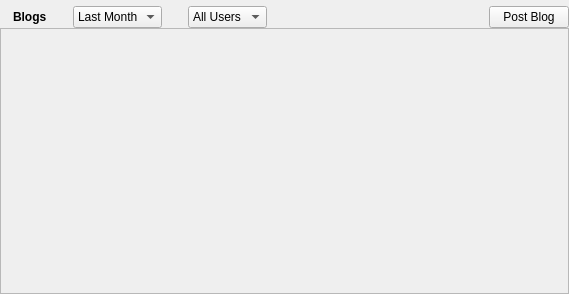
<ui version="4.0" >
 <class>BlogDialog</class>
 <widget class="QWidget" name="BlogDialog" >
  <property name="geometry" >
   <rect>
    <x>0</x>
    <y>0</y>
    <width>569</width>
    <height>294</height>
   </rect>
  </property>
  <property name="windowTitle" >
   <string>Form</string>
  </property>
  <property name="toolTip" >
   <string/>
  </property>
  <layout class="QVBoxLayout" >
   <property name="spacing" >
    <number>0</number>
   </property>
   <property name="margin" >
    <number>0</number>
   </property>
   <item>
    <layout class="QHBoxLayout" >
     <property name="spacing" >
      <number>6</number>
     </property>
     <property name="leftMargin" >
      <number>0</number>
     </property>
     <property name="topMargin" >
      <number>6</number>
     </property>
     <property name="rightMargin" >
      <number>0</number>
     </property>
     <item>
      <widget class="QLabel" name="label" >
       <property name="maximumSize" >
        <size>
         <width>16</width>
         <height>16</height>
        </size>
       </property>
       <property name="font" >
        <font>
         <weight>75</weight>
         <bold>true</bold>
        </font>
       </property>
       <property name="text" >
        <string/>
       </property>
       <property name="pixmap" >
        <pixmap resource="images.qrc" >:/images/kblogger.png</pixmap>
       </property>
       <property name="scaledContents" >
        <bool>true</bool>
       </property>
      </widget>
     </item>
     <item>
      <widget class="QLabel" name="label_2" >
       <property name="font" >
        <font>
         <weight>75</weight>
         <bold>true</bold>
        </font>
       </property>
       <property name="text" >
        <string>Blogs</string>
       </property>
      </widget>
     </item>
     <item>
      <spacer>
       <property name="orientation" >
        <enum>Qt::Horizontal</enum>
       </property>
       <property name="sizeType" >
        <enum>QSizePolicy::Preferred</enum>
       </property>
       <property name="sizeHint" stdset="0" >
        <size>
         <width>20</width>
         <height>20</height>
        </size>
       </property>
      </spacer>
     </item>
     <item>
      <widget class="QComboBox" name="periodComboBox" >
       <item>
        <property name="text" >
         <string>Last Month</string>
        </property>
        <property name="icon" >
         <iconset resource="images.qrc" >
          <normaloff>:/images/view_calendar_month.png</normaloff>:/images/view_calendar_month.png</iconset>
        </property>
       </item>
       <item>
        <property name="text" >
         <string>Last Week</string>
        </property>
        <property name="icon" >
         <iconset resource="images.qrc" >
          <normaloff>:/images/view_calendar_week.png</normaloff>:/images/view_calendar_week.png</iconset>
        </property>
       </item>
       <item>
        <property name="text" >
         <string>Last Day</string>
        </property>
        <property name="icon" >
         <iconset resource="images.qrc" >
          <normaloff>:/images/view_calendar_day.png</normaloff>:/images/view_calendar_day.png</iconset>
        </property>
       </item>
      </widget>
     </item>
     <item>
      <spacer>
       <property name="orientation" >
        <enum>Qt::Horizontal</enum>
       </property>
       <property name="sizeType" >
        <enum>QSizePolicy::Preferred</enum>
       </property>
       <property name="sizeHint" stdset="0" >
        <size>
         <width>20</width>
         <height>20</height>
        </size>
       </property>
      </spacer>
     </item>
     <item>
      <widget class="QComboBox" name="usersComboBox" >
       <item>
        <property name="text" >
         <string>All Users</string>
        </property>
        <property name="icon" >
         <iconset resource="images.qrc" >
          <normaloff>:/images/user/identity16.png</normaloff>:/images/user/identity16.png</iconset>
        </property>
       </item>
       <item>
        <property name="text" >
         <string>Jimmy</string>
        </property>
       </item>
       <item>
        <property name="text" >
         <string>John</string>
        </property>
       </item>
       <item>
        <property name="text" >
         <string>Jacki</string>
        </property>
       </item>
      </widget>
     </item>
     <item>
      <spacer>
       <property name="orientation" >
        <enum>Qt::Horizontal</enum>
       </property>
       <property name="sizeHint" stdset="0" >
        <size>
         <width>40</width>
         <height>20</height>
        </size>
       </property>
      </spacer>
     </item>
     <item>
      <widget class="QPushButton" name="postButton" >
       <property name="sizePolicy" >
        <sizepolicy vsizetype="Fixed" hsizetype="Fixed" >
         <horstretch>0</horstretch>
         <verstretch>0</verstretch>
        </sizepolicy>
       </property>
       <property name="toolTip" >
        <string>No Feeds</string>
       </property>
       <property name="text" >
        <string>Post Blog</string>
       </property>
       <property name="icon" >
        <iconset resource="images.qrc" >
         <normaloff>:/images/mail_send.png</normaloff>:/images/mail_send.png</iconset>
       </property>
      </widget>
     </item>
    </layout>
   </item>
   <item>
    <widget class="QFrame" name="frame" >
     <property name="frameShape" >
      <enum>QFrame::StyledPanel</enum>
     </property>
     <property name="frameShadow" >
      <enum>QFrame::Raised</enum>
     </property>
    </widget>
   </item>
  </layout>
 </widget>
 <resources>
  <include location="images.qrc" />
 </resources>
 <connections/>
</ui>
